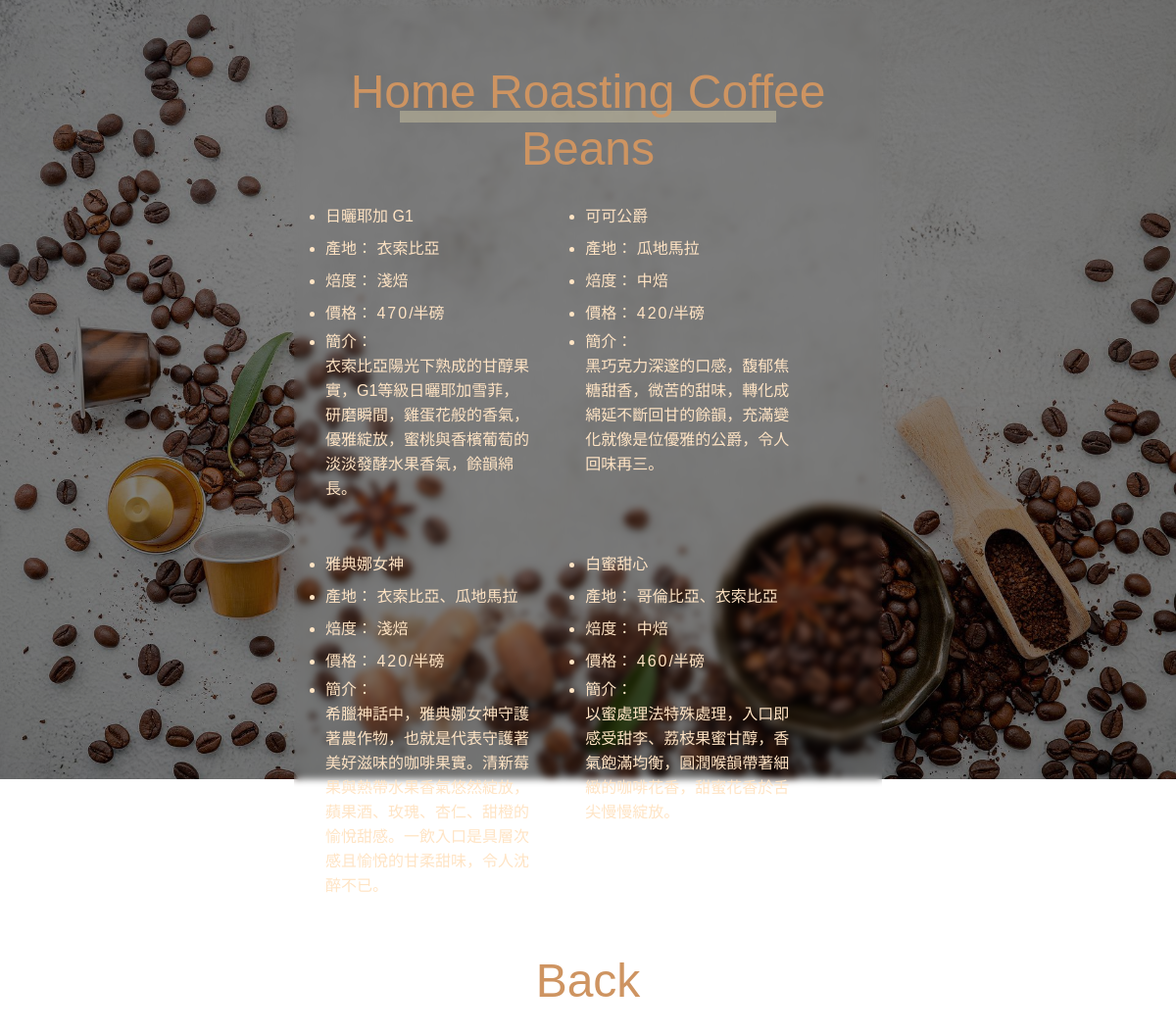
The page /beans.php on the database its author committed.
### tables this page shows
CREATE TABLE `jazz_beans` (
  `id` tinyint(4) NOT NULL,
  `name` varchar(16) NOT NULL DEFAULT ' ' COMMENT '品名',
  `land` varchar(16) NOT NULL DEFAULT ' ' COMMENT '產區',
  `roast` varchar(6) NOT NULL DEFAULT ' ' COMMENT '焙度',
  `price` int(4) NOT NULL DEFAULT 0 COMMENT '價格',
  `intro` text NOT NULL DEFAULT ' ' COMMENT '介紹',
  `rank` tinyint(4) NOT NULL COMMENT '排序',
  `sh` tinyint(1) NOT NULL DEFAULT 1 COMMENT '上架'
);

### base.php (called while the page is built, shortened)
<?php
class DB{
    protected $dsn = "mysql:host=localhost;chatset=utf8;dbname=s1110205";
    protected $table;
    protected $pdo;
    function __construct($table){
        $this->table = $table;
        $this->pdo = new PDO($this->dsn,'root','');
    }
    function all(...$ary){
        $sql = "SELECT * FROM $this->table ";
        if (isset($ary[0])) {
            if(is_array($ary[0])){
                foreach ($ary[0] as $key => $value) {
                    $tmp[] = "`$key` = '$value'";
                }
                $sql.=" WHERE ".join(" AND ",$tmp);
            }else {
                $sql.=$ary[0];
            }
        }
        return $this->pdo->query($sql)->fetchAll(PDO::FETCH_ASSOC);
    }
}
$Beans = new DB('jazz_beans');
?>

### beans.php (the view, shortened to what this page needs)
<?php
include "./base.php";
?>
<!DOCTYPE html>
<html lang="en">
<head>
    <link rel="stylesheet" href="https://cdn.jsdelivr.net/npm/bootstrap@5.1.1/dist/css/bootstrap.min.css">
    <link href="http://fonts.cdnfonts.com/css/melinda" rel="stylesheet">
    <link href="http://fonts.cdnfonts.com/css/behind-script" rel="stylesheet">
    <link rel="stylesheet" href="./css/all.css">
    <link rel="stylesheet" href="./css/bgpic.css">
    <link rel="stylesheet" href="./css/coffee.css">
</head>
<body>
    <div class="beansbg"></div>
    <div class="container main_body">
        <div class="row">
            <div class="col-12 title mt-5">
                <div class="bigline">&nbsp;</div>
                <h1>Home Roasting Coffee Beans</h1>
            </div>
        </div>
        <div class="row bean_row">
            <?php
            $rows = $Beans->all(['sh'=>1]);
            foreach ($rows as $key => $value) {
            ?>
            <div class="col-12 col-md-5 m-3">
                <ul class="bean_body">
                    <li><?=$value['name']?></li>
                    <li>產地：&nbsp;<?=$value['land']?></li>
                    <li>焙度：&nbsp;<?=$value['roast']?></li>
                    <li>價格：&nbsp;<span style="letter-spacing: 2px;"><?=$value['price']?></span>/半磅</li>
                    <li class="bean_intro">簡介：<br><?=$value['intro']?></li>
                </ul>
            </div>
            <?php
            }
            ?>
        </div>
        <div class="row">
            <div class="col-12 title">
                <h1 class="back"><a href="../80jazz_menu/coffee.php">Back</a></h1>
            </div>
        </div>
    </div>
</body>
</html>

### css/all.css (style rules this page uses)
.container { margin: 0; padding: 0; }

### css/bgpic.css (style rules this page uses)
.beansbg { background: url(../img/beansbg.jpg); height: 100vh; width: 100vw; margin-top: -10px; position: fixed; z-index: -99; background-size: cover; background-position-x: 85% ; background-position-y: 0rem; background-color: rgba(0, 0, 0, 0.5); background-blend-mode: multiply; background-repeat: no-repeat; right: 0px; padding-top: 10rem; overflow: auto; }
@media (min-width: 768px) { .beansbg { background: url(../img/coffee.jpg); background-size: cover; background-position-x: 90% ; background-color: rgba(0, 0, 0, 0.5); background-blend-mode: multiply; background-repeat: no-repeat; height: 100vh; width: 100vw; position: fixed; z-index: -99; } }

### css/coffee.css (style rules this page uses)
* { box-sizing: border-box; color: rgb(255, 228, 196); margin: 0; padding: 0; font-family: 'Behind Script', sans-serif; }
.main_body { margin: 5px auto; width: 90vw; min-height: 300px; border-radius: 30px 30px 10px 10px; backdrop-filter: blur(3.5px); -webkit-backdrop-filter: blur(3.5px); }
@media (min-width: 768px) { .main_body { width: 50%; } }
.en,.title,.price { font-family: 'Behind Script', sans-serif; }
.title { text-align: center; }
.title h1 { font-size: 3rem; color: rgb(206, 148, 97); }
.bigline { margin: 0 auto; position: relative; width: 24rem; height: 12px; background-color: rgba(224, 216, 176, 0.4); z-index: -1; top: 60px; }
.back { margin: 1.5rem auto; }
.back a { text-decoration: none; color: rgb(206, 148, 97); }
.bean_row { padding-left: 1rem; padding-right: 3rem; }
.bean_body { padding-left: 0; }
.bean_body li { line-height: 33px; }
.bean_body .bean_intro { line-height: 25px; }

### rows shown on the page
jazz_beans: name "日曬耶加 G1", land "衣索比亞", roast "淺焙", price "470", intro "衣索比亞陽光下熟成的甘醇果實，G1等級日曬耶加雪菲，研磨瞬間，雞蛋花般的香氣，優雅綻放，蜜桃與香檳葡萄的淡淡發酵水果香氣，餘韻綿長。"
jazz_beans: name "可可公爵", land "瓜地馬拉", roast "中焙", price "420", intro "黑巧克力深邃的口感，馥郁焦糖甜香，微苦的甜味，轉化成綿延不斷回甘的餘韻，充滿變化就像是位優雅的公爵，令人回味再三。"
jazz_beans: name "雅典娜女神", land "衣索比亞、瓜地馬拉", roast "淺焙", price "420", intro "希臘神話中，雅典娜女神守護著農作物，也就是代表守護著美好滋味的咖啡果實。清新莓果與熱帶水果香氣悠然綻放，蘋果酒、玫瑰、杏仁、甜橙的愉悅甜感。一飲入口是具層次感且愉悅的甘柔甜味，令人沈醉不已。"
jazz_beans: name "白蜜甜心", land "哥倫比亞、衣索比亞", roast "中焙", price "460", intro "以蜜處理法特殊處理，入口即感受甜李、荔枝果蜜甘醇，香氣飽滿均衡，圓潤喉韻帶著細緻的咖啡花香，甜蜜花香於舌尖慢慢綻放。"
